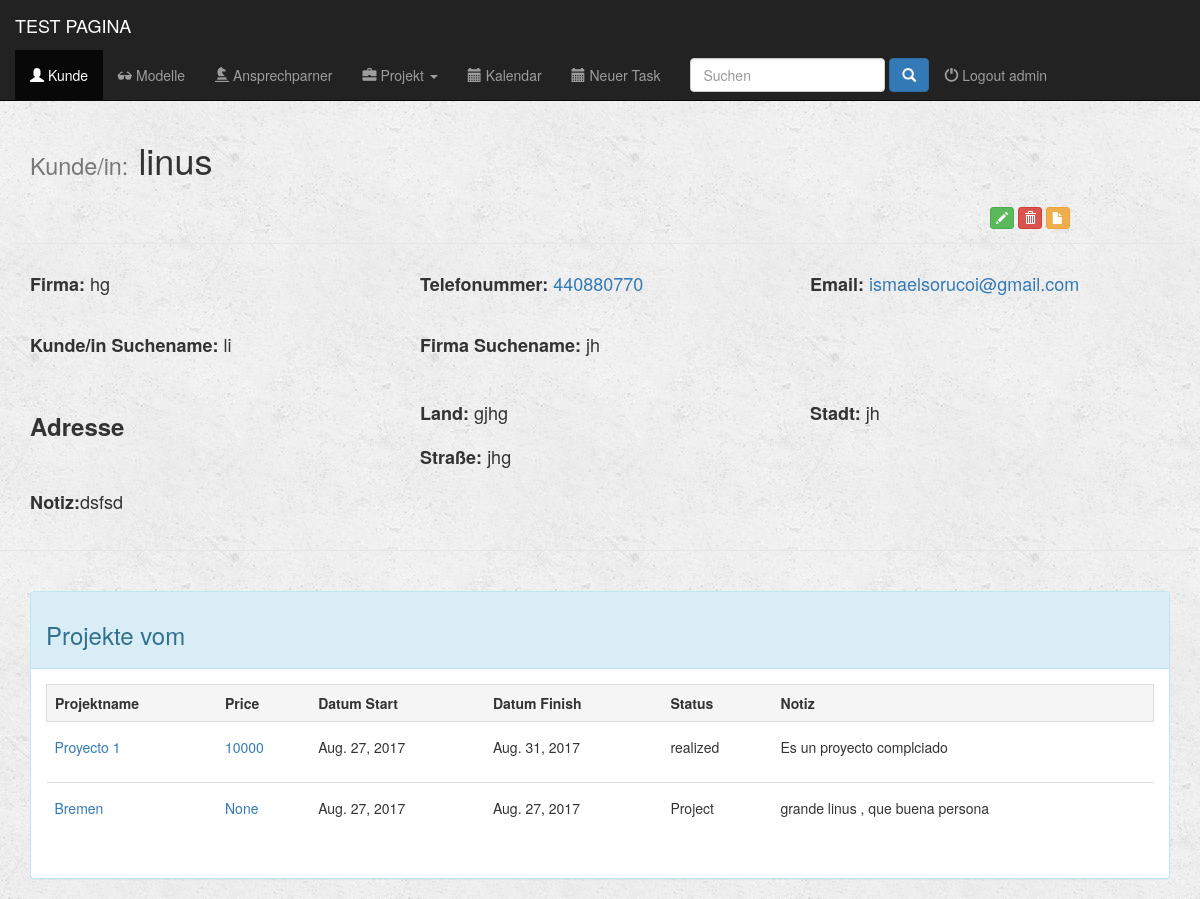
Screenshot of /apli/client/2/ (signed in) with the database file from the repository.
### apli/models.py (models this page shows, shortened)
class Client(models.Model):
    name = models.CharField(max_length=200)
    name_short = models.CharField(max_length=100, blank=True)
    company = models.CharField(max_length=200, blank=True)
    company_short = models.CharField(max_length=100, blank=True)
    country = models.CharField(max_length=50, blank=True)
    city = models.CharField(max_length=50, blank=True)
    zip_code = models.CharField(max_length=15, blank=True)
    address = models.CharField(max_length=100, blank=True)
    email = models.EmailField()
    phone_regex = RegexValidator(regex=r'^\+?1?\d{9,15}$', message="Phone number must be entered in the format: '+999999999'. Up to 15 digits allowed.")
    phone = models.CharField(validators=[phone_regex], max_length=15)
    comment = models.CharField(max_length=500, blank=True)
    class Meta:
        verbose_name = 'Client'
        verbose_name_plural = 'Clients'

class Project(models.Model):
    name = models.CharField(max_length=200)
    client = models.ForeignKey(Client, on_delete=models.CASCADE)
    start = models.DateField()
    finish = models.DateField()
    user = models.ForeignKey(User, on_delete=models.CASCADE)
    comment = models.CharField(max_length=500, blank=True)
    sort = models.CharField(max_length=8, choices=(('Angebot', 'angebot'), ('Auftrag', 'aufttrag'), ('Job', 'job'),), default='Angebot')
    statut = models.CharField(max_length=9, choices=(('Project', 'project'), ('Bestätigung', 'confirmed'), ('Fertig', 'realized'), ('bezhal', 'acquitted'), ('Absagen', 'canceled'),), default='Project')
    all_day = models.IntegerField(null=True, blank=True)
    half_day = models.IntegerField(null=True, blank=True)
    half_day_price_pro = models.IntegerField(null=True, blank=True)
    all_day_price_pro = models.IntegerField(null=True, blank=True)
    over_price_pro = models.IntegerField(null=True, blank=True)
    all_in_price_pro = models.IntegerField(null=True, blank=True)
    half_day_price_semipro = models.IntegerField(null=True, blank=True)
    all_day_price_semipro = models.IntegerField(null=True, blank=True)
    over_price_semipro = models.IntegerField(null=True, blank=True)
    all_in_price_semipro = models.IntegerField(null=True, blank=True)
    country = models.CharField(max_length=50, blank=True)
    city = models.CharField(max_length=50, blank=True)
    zip_code = models.CharField(max_length=15, blank=True)
    address = models.CharField(max_length=100, blank=True)
    comment_address = models.CharField(max_length=500, blank=True)
    honorary_base = models.IntegerField(null=True, blank=True)
    honorary_plus = models.IntegerField(null=True, blank=True)
    quantity_models_honorary_plus = models.IntegerField(null=True, blank=True)
    ms_price = models.IntegerField(null=True, blank=True)
    ms_hours = models.IntegerField(null=True, blank=True)
    requirement_price = models.IntegerField(null=True, blank=True)
    requirement_hours = models.IntegerField(null=True, blank=True)
    requisiten_price_for_each_model = models.IntegerField(null=True, blank=True)
    other_title = models.CharField(max_length=50, blank=True)
    other_description = models.CharField(max_length=200, blank=True)
    other_price = models.IntegerField(null=True, blank=True)
    other_hours = models.IntegerField(null=True, blank=True)
    photo_price = models.IntegerField(null=True, blank=True)
    photo_hours = models.IntegerField(null=True, blank=True)
    total_price = models.IntegerField(null=True, blank=True)
    tax = models.IntegerField(default=19)

### apli/views.py (the view)
# urls.py: url(r'^client/(?P<pk>[0-9]+)/$', views.detail_client, name='detail_client'),
@login_required(login_url='/register/login/')
def detail_client(request, pk):
    client = get_object_or_404(Client, id=pk)
    all_projects = client.project_set.all()
    return render(request, 'apli/Client/detail_client.html', {'client': client, 'all_projects': all_projects})

### fullcalendar/fullcalendar.py (called while the page is built)
def css_url():
    return FULLCALENDAR['css_url']

def print_css_url():
    return FULLCALENDAR['print_css_url']

def javascript_url():
    return FULLCALENDAR['javascript_url']

def jquery_url():
    return FULLCALENDAR['jquery_url']

def jquery_ui_url():
    return FULLCALENDAR['jquery_ui_url']

### fullcalendar/templatetags/fullcalendar_tags.py (called while the page is built)
@register.inclusion_tag("fullcalendar/calendar_init.html")
def calendar_init(calendar_config_options):
    return {'calendar_config_options': mark_safe(calendar_config_options)}

@register.simple_tag
def fullcalendar_css_url():
    return css_url()

@register.simple_tag
def fullcalendar_print_css_url():
    return print_css_url()

@register.simple_tag
def fullcalendar_javascript_url():
    return javascript_url()

@register.simple_tag
def fullcalendar_jquery_url():
    return jquery_url()

@register.simple_tag
def fullcalendar_jquery_ui_url():
    return jquery_ui_url()

@register.simple_tag
def fullcalendar_css():
    url = fullcalendar_css_url()
    return mark_safe("<link href='%s' rel='stylesheet' />" % url)

@register.simple_tag
def fullcalendar_print_css():
    url = fullcalendar_print_css_url()
    return mark_safe("<link href='%s' rel='stylesheet' media='print' />" % url)

@register.simple_tag
def fullcalendar_jquery():
    url = fullcalendar_jquery_url()
    return mark_safe("<script src='%s'></script>" % url)

@register.simple_tag
def fullcalendar_jquery_ui():
    url = fullcalendar_jquery_ui_url()
    return mark_safe("<script src='%s'></script>" % url)

@register.simple_tag
def fullcalendar_javascript():
    url = fullcalendar_javascript_url()
    return mark_safe("<script src='%s'></script>" % url)

### apli/templates/apli/client/detail_client.html (shortened to what this page needs)
{% extends 'apli/base.html' %}
{% block clients_active %}active{% endblock %}
{% block body %}
    <div class="container">
        <h1><small>Kunde/in:</small> {{client.name}}</h1>
    </div>
    <div class="container  modal-header">
        <div class="row">
            <a href="{% url 'client_update' client.id %}" <button type="submit" class="btn btn-success btn-xs glyphicon glyphicon-pencil col-md-offset-10" data-toggle="modal"></a>
            <a href="{% url 'client_delete' client.id %}" <button type="submit" class="btn btn-danger btn-xs glyphicon glyphicon-trash col-md" data-toggle="modal"></a>
            <a href="#ventana3" <button type="submit" class="btn btn-warning btn-xs glyphicon glyphicon-file col-md" data-toggle="modal"></a>
        </div>
    </div>
    <div class= "container">
        <br>
        <div class="row">
            <div class="container col-md-4">
                <h4><b>Firma:</b> {{client.company}}</h4>
            </div>
            <div class="container col-md-4">
                <h4><b>Telefonummer:</b> <a href="tel:{{ client.phone }}">{{client.phone}}</a></h4>
            </div>
            <div class="container  col-md-4">
                <h4><b>Email:</b> <a href="mailto:{{ client.email }}">{{client.email}}</a></h4>
            </div>
        </div>
        <br>
        <div class="row">
            <div class="container col-md-4">
                <h4><b>Kunde/in Suchename:</b> {{client.name_short}}</h4>
            </div>
            <div class="container  col-md-4">
                <h4><b>Firma Suchename:</b> {{client.company_short}}</h4>
            </div>
        </div>
        <br>
        <div class="row">
            <div class="container  col-md-4">
                <h3 class="form-control-static"><b>Adresse</b> </h3>
            </div>
            <div class="container  col-md-4">
                <h4 class="form-control-static" ><b>Land:</b> {{client.country}}</h4>
             </div>
            <div class="container  col-md-4">
                <h4 class="form-control-static"><b>Stadt:</b> {{client.city}}
            </div>
            </h4><div class="container  col-md-4">
                <h4 class="form-control-static"><b>Straße:</b> {{client.address}}
            </div>
        </div>
        <div class="row">
            <div class="container  col-md-8">
                <h4 class="form-control-static"><b> Notiz:</b>{{client.comment}} </h4>
            </div>
        </div>
    </div>
    <div class="row modal-header"></div>
    <br>
    <br>
    <div class="container">
        <div class="panel panel-info">
            <div class="panel-heading">
                <h3>Projekte vom   {{client.nombre_completo}}</h3>
            </div>
            <div class="panel-body">
                {% if all_projects %}
                    <div class="table-responsive">
                        <table class="table table-hover  ">
                            <tr class="active table-bordered">
                                <th>Projektname</th>
                                <th>Price</th>
                                <th>Datum Start</th>
                                <th>Datum Finish</th>
                                <th>Status</th>
                                <th>Notiz</th>
                            </tr>
                            {% for project in all_projects %}
                                <tr>
                                    <td><a href="{% url 'detail_project' project.id %}"><p class="form-control-static">{{project.name}}<p></a></td>
                                    <td><a><p class="form-control-static">{{project.total_price}}<p></a></td>
                                    <td><p class="form-control-static">{{project.start}}<p></td>
                                    <td><p class="form-control-static">{{project.finish}}<p></td>
                                    <td><p class="form-control-static">{{project.statut}}<p></td>
                                    <td><p class="form-control-static">{{project.comment}}<p></td>
                                </tr>
                            {% endfor %}
                        </table>
                    </div>
                {% else %}
                    <p> Keine Projekte </p>
                {% endif %}
            </div>
        </div>
    </div>
{% endblock %}

### apli/templates/apli/base.html (shortened to what this page needs)
{% load fullcalendar_tags %}
{% load static from staticfiles %}
<!DOCTYPE html>
<html lang="en">
    <head>
        {% fullcalendar_css %}
        {% fullcalendar_print_css %}
        <link rel="stylesheet" href="https://maxcdn.bootstrapcdn.com/bootstrap/3.3.6/css/bootstrap.min.css">
        <link rel="stylesheet" type="text/css" href="{% static 'apli/style.css' %}"/>
    </head>
    <body>
        <div class="container-fluid">
            <header>
                <div="row">
                    <nav class="navbar navbar-inverse navbar-fixed-top" role="navigation">
                        <div class="container-fluid">
                            <div class="navbar-header">
                                <a href="{% url 'dashboard' %}" class="navbar-brand">TEST PAGINA</a>
                            </div>
                            <div class="collapse navbar-collapse" id="topNavBar">
                                <ul class="nav navbar-nav">
                                    <li role="presentation" class="{% block clients_active %}{% endblock %}"><a href="{% url 'index_client' %}"><span class="glyphicon glyphicon-user" aria-hidden="true"></span> Kunde</a></li>
                                    <li role="presentation" class="{% block models_active %}{% endblock %}"><a href="{% url 'index_model' %}"><span class="glyphicon glyphicon-sunglasses" aria-hidden="true"></span> Modelle</a></li>
                                    <li role="presentation" class="{% block personas_active %}{% endblock %}"><a href="{% url 'index_person' %}"><span class="glyphicon glyphicon-knight" aria-hidden="true"></span> Ansprechparner</a></li>
                                    <li class="dropdown">
                                        <a href="#" class="dropdown-toggle {% block cotizaciones_active %}{% endblock %}" data-toggle="dropdown" role="button" aria-expanded="false">
                                            <span class="glyphicon glyphicon-briefcase" aria-hidden="true" class="{% block projects_active %}{% endblock %}"></span>
                                            Projekt
                                            <span class="caret"></span>
                                        </a>
                                    </li>
                                    <li role="presentation" class="{% block calendario_active %}{% endblock %}"><a href="{% url 'calendar_by_user' %}"><span class="glyphicon glyphicon-calendar" aria-hidden="true"></span> Kalendar</a></li>
                                    <li role="presentation" class="{% block task_active %}{% endblock %}}"><a href="{% url 'index_task' %}"><span class="glyphicon glyphicon-calendar" aria-hidden="true"></span> Neuer Task</a></li>
                                    <li role="presentation" >
                                        <form  method="GET" action="{% url 'busca' %}" class="navbar-form navbar-right" role="search" >
                                            <input type="text" placeholder="Suchen" class="form-control" name="q" value="{{ request.GET.q }}">
                                            <button type="submit" class="btn btn-primary ">
                                                <span class="glyphicon glyphicon-search"></span>
                                            </button>
                                        </form>
                                     </li>
                                    <div class= "nav navbar-nav" >
                                        {% if request.user.is_authenticated %}
                                            <li role="presentation" class="pull-right"><a href="{% url 'logout' %}" > <span class="glyphicon glyphicon-off" aria-hidden="true"></span> Logout {{ user }} </a></li>
                                        {% endif %}
                                    </div>
                                </ul>
                            </div>
                        </div>
                    </nav>
                </div>
        {% block body %}
        {% endblock %}
    </body>
</html>

### apli/static/apli/style.css (style rules this page uses)
body { background: white url("images/background.png"); }

### apli/templates/apli/base.html (style rules this page uses)
body { padding-top:60px; }

### rows the page displays
Client: name "linus", company "hg", phone "440880770", email "ismaelsorucoi@gmail.com", name_short "li", company_short "jh", country "gjhg", city "jh", address "jhg", comment "dsfsd"
Project: name "Proyecto 1", total_price "10000", start "Aug. 27, 2017", finish "Aug. 31, 2017", statut "realized", comment "Es un proyecto complciado"
Project: name "Bremen", total_price "None", start "Aug. 27, 2017", finish "Aug. 27, 2017", statut "Project", comment "grande linus , que buena persona"

### other values shown
{{ user }} "admin"
